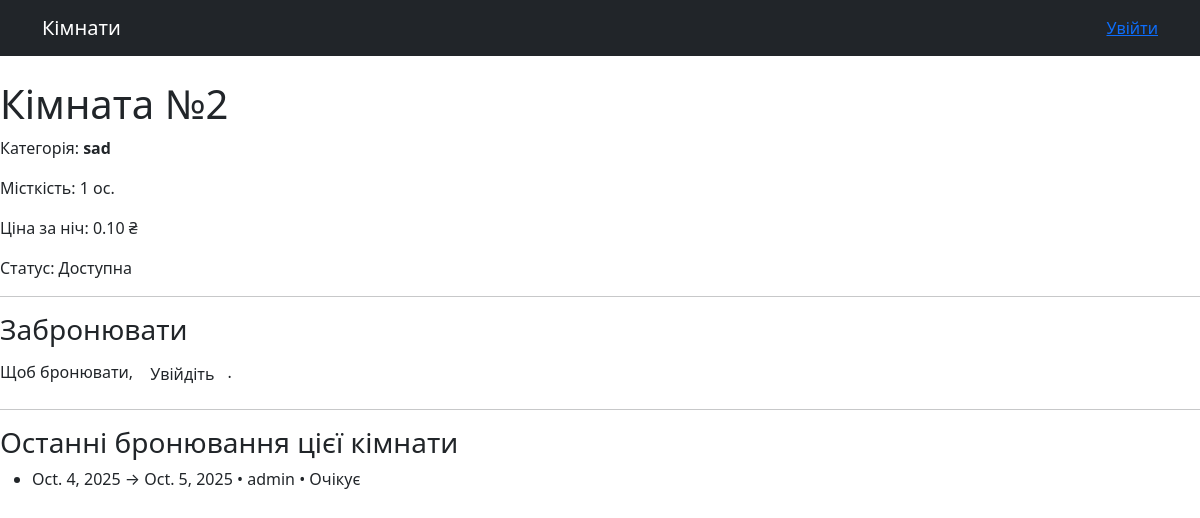
The app's page /rooms/2/ with its own data.
### reserve_app/models.py (models this page shows, shortened)
class TimeStampedModel(models.Model):
    created_at = models.DateTimeField(auto_now_add=True, verbose_name="Створено")
    updated_at = models.DateTimeField(auto_now=True, verbose_name="Оновлено")
    class Meta:
        abstract = True

class Room(TimeStampedModel):
    number = models.CharField(max_length=10, unique=True, verbose_name="Номер кімнати")
    floor = models.PositiveSmallIntegerField(default=1, verbose_name="Поверх")
    category = models.ForeignKey(
        RoomCategory,
        on_delete=models.PROTECT,
        related_name="rooms",
        verbose_name="Категорія",
    )
    is_active = models.BooleanField(default=True, verbose_name="Доступна для бронювання")
    class Meta:
        db_table = "room"
        verbose_name = "Кімната"
        verbose_name_plural = "Кімнати"
        ordering = ["number"]
        indexes = [models.Index(fields=["category", "number"])]

class RoomCategory(TimeStampedModel):
    name = models.CharField(max_length=100, unique=True, verbose_name="Назва")
    capacity = models.PositiveSmallIntegerField(default=1, verbose_name="Місткість, осіб")
    price_per_night = models.DecimalField(max_digits=8, decimal_places=2, verbose_name="Ціна за ніч")
    description = models.TextField(blank=True, verbose_name="Опис")
    is_active = models.BooleanField(default=True, verbose_name="Активна")
    class Meta:
        db_table = "room_category"
        verbose_name = "Категорія кімнати"
        verbose_name_plural = "Категорії кімнат"
        ordering = ["name"]
        indexes = [models.Index(fields=["name"])]

class Booking(TimeStampedModel):
    room = models.ForeignKey(
        Room, on_delete=models.PROTECT, related_name="bookings", verbose_name="Кімната"
    )
    user = models.ForeignKey(
        User, on_delete=models.PROTECT, related_name="bookings", verbose_name="Користувач"
    )
    check_in = models.DateField(verbose_name="Заїзд")
    check_out = models.DateField(verbose_name="Виїзд")
    status = models.CharField(
        max_length=10,
        choices=BookingStatus.choices,
        default=BookingStatus.PENDING,
        verbose_name="Статус",
    )
    comment = models.TextField(blank=True, verbose_name="Коментар")
    class Meta:
        db_table = "booking"
        verbose_name = "Бронювання"
        verbose_name_plural = "Бронювання"
        ordering = ["-created_at"]
        constraints = [
            models.CheckConstraint(
                check=Q(check_out__gt=F("check_in")),
                name="check_out_gt_check_in",
            )
        ]
        indexes = [
            models.Index(fields=["room", "check_in", "check_out"]),
            models.Index(fields=["status"]),
            models.Index(fields=["user"]),
        ]

### reserve_app/views.py (the view)
# urls.py: path('rooms/<int:pk>/', views.room_detail, name='room_detail'),
def room_detail(request, pk: int):
    room = get_object_or_404(Room.objects.select_related("category"), pk=pk)
    if request.method == 'POST':
        if not request.user.is_authenticated:
            messages.error(request, 'Login to reserve a room')
            return redirect(reverse('reserve_app/room_detal', args=[room.pk]))
        instance = Booking(room=room, user=request.user)
        form = BookingForm(request.POST, instance=instance)
        if form.is_valid():
            try:
                with transaction.atomic():
                    form.save()
            except (ValidationError, IntegrityError) as e:
                form.add_error(None, getattr(e, 'message', str(e)))
            else:
                messages.success(request, 'You have booked it successfully! Wait for the confirm!')
                return redirect('reserve_app/my_bookings')
    else:
        form = BookingForm()
    last_bookings = (
        room.bookings.select_related('user').order_by('-created_at')[:5]
    )
    ctx = {'room':room, 'form': form, "last_bookings": last_bookings}
    return render(request, 'reserve_app/room_detail.html', ctx)

### templates/reserve_app/room_detail.html (shortened to what this page needs)
{% extends "reserve_app/base.html" %}
{% block content %}
<h1>Кімната №{{ room.number }}</h1>
<p>Категорія: <b>{{ room.category.name }}</b></p>
<p>Місткість: {{ room.category.capacity }} ос.</p>
<p>Ціна за ніч: {{ room.category.price_per_night }} ₴</p>
<p>Статус: {% if room.is_active %}Доступна{% else %}Вимкнено{% endif %}</p>
<hr>
<h3>Забронювати</h3>
{% if request.user.is_authenticated %}
  <form method="post">
    {% csrf_token %}
    {{ form.as_p }}
    <button class="btn" type="submit">Забронювати</button>
  </form>
{% else %}
  <p>Щоб бронювати, <a class="btn" href="/admin/login/?next={{ request.path }}">Увійдіть</a>.</p>
{% endif %}
<hr>
<h3>Останні бронювання цієї кімнати</h3>
<ul>
  {% for b in last_bookings %}
    <li>{{ b.check_in }} → {{ b.check_out }} • {{ b.user.username }} • {{ b.get_status_display }}</li>
  {% empty %}
    <li>Поки немає.</li>
  {% endfor %}
</ul>
{% endblock %}

### static/reserve_app/styles.css (style rules this page uses)
body { scroll-behavior: smooth; }

### records on screen
Room: number "2", category.name "sad", category.capacity "1", category.price_per_night "0.10"
Booking: check_in "Oct. 4, 2025", check_out "Oct. 5, 2025", user.username "admin", status "Очікує"
